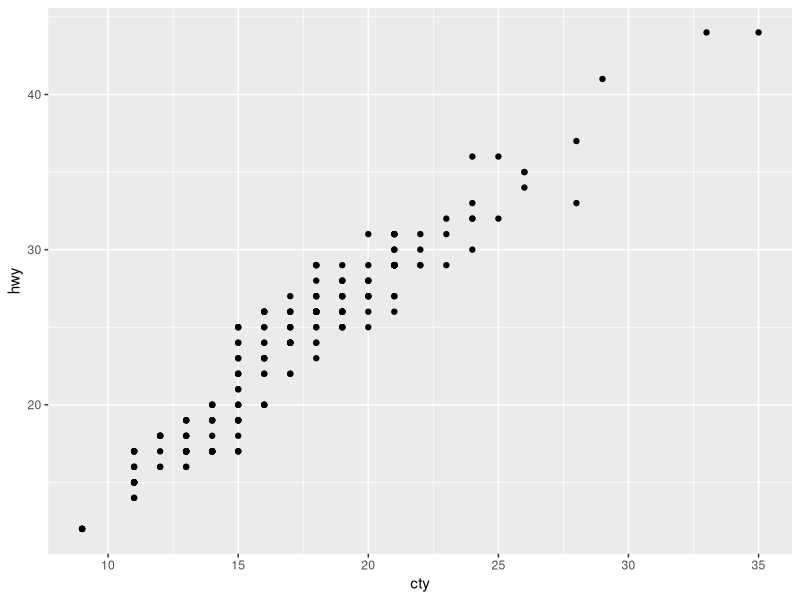
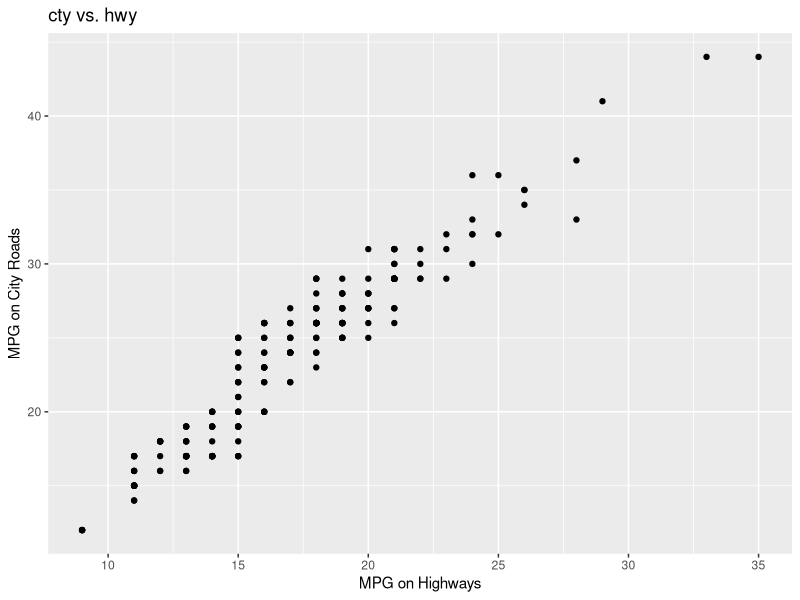

Source code (R) for these figures, in order:
## ---- chunk 1
library(ggplot2)

ggplot(data = mpg, 
       mapping = aes(
         x = cty, y = hwy)
) + geom_point()

## ---- chunk 2

library(ggplot2)

ggplot(data = mpg, 
       mapping = aes(
         x = cty, y = hwy)
) + geom_point() + labs(title= "cty vs. hwy", x= "MPG on Highways", 
                        y= "MPG on City Roads")
